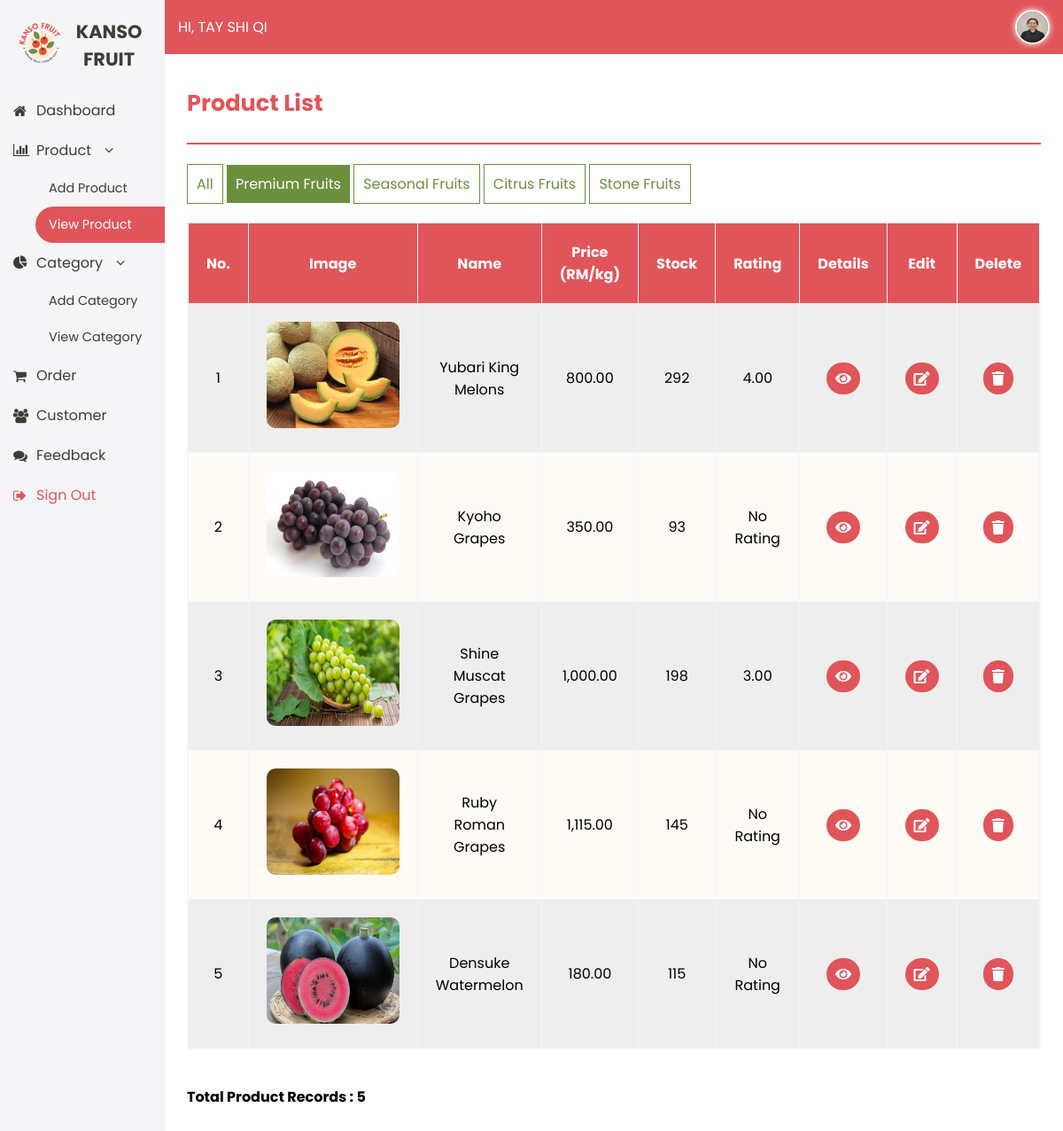
/view_product1.php (signed in), run on the app's committed database.
### tables this page shows
CREATE TABLE `admintbl` (
  `admin_id` int(11) NOT NULL,
  `admin_name` varchar(200) NOT NULL,
  `admin_email` varchar(100) NOT NULL,
  `admin_password` char(35) NOT NULL,
  `admin_contact` char(15) NOT NULL,
  `admin_gender` char(7) NOT NULL,
  `admin_image` varchar(150) NOT NULL
);

CREATE TABLE `producttbl` (
  `product_id` int(11) NOT NULL,
  `product_name` varchar(200) NOT NULL,
  `product_description` text NOT NULL,
  `product_price` decimal(10,2) NOT NULL,
  `product_stock_level` int(5) NOT NULL,
  `product_date_created` date NOT NULL,
  `product_image` varchar(150) NOT NULL,
  `category_id` int(11) NOT NULL
);

### view_product1.php (the view, shortened to what this page needs)
<?php
include "config.php";
$sess_aid = $_SESSION["sess_aid"];
$get_admin = mysqli_query($conn, "select * from admintbl where admin_id=$sess_aid");
$admin_rec = mysqli_fetch_assoc($get_admin );
?>
<!DOCTYPE HTML>
<html>
	<head>
		<link rel="stylesheet" href="css/admin_design.css" />
		<link href="https://cdnjs.cloudflare.com/ajax/libs/font-awesome/5.15.4/css/all.min.css" rel="stylesheet">
		<link rel="stylesheet" href="https://cdnjs.cloudflare.com/ajax/libs/font-awesome/4.7.0/css/font-awesome.min.css">
	</head>
	<body>
	<div id="body">
		<div id="leftnav">
			<div id="logo">
				<div class="one">
					<a href="index.html"><img src="images/logo.png" title="Kanso Fruits" alt="Kanso Fruits Logo" /></a>
				</div>
				<div class="two">
					<a href="index.html">Kanso Fruit</a>
				</div>
			</div>
			<div id="sidenav">
				<p><a href="admin_dashboard.php"><i class="fa fa-home"></i>Dashboard</a></p>
				<p class="three"><i class="fa fa-bar-chart"></i>Product<i class="fa fa-angle-down"></i></p>
					<p class="angle"><a href="add_product.php">Add Product</a></p>
					<p class="angle">
					<span style="background-color:#e0555a; color:white; border-radius:40px 0px 0px 40px; cursor:pointer; display:flex;
					align-items:center; padding:10px 15px;">
					View Product<span></p>
				<p class="three"><i class="fa fa-pie-chart"></i>Category<i class="fa fa-angle-down"></i></p>
					<p class="angle"><a href="add_category.php">Add Category</a></p>
					<p class="angle"><a href="view_category.php">View Category</a></p>
				<p><a href="view_order.php"><i class="fa fa-shopping-cart"></i>Order</a></p>
				<p><a href="view_customer.php"><i class="fa fa-users"></i>Customer</a></p>
				<p><a href="view_feedback.php"><i class="fa fa-comments"></i>Feedback</a></p>
				<p style="color:#e0555a;"><a href="admin_logout.php"><i class="fa fa-sign-out"></i>Sign Out</a></p>
			</div>
		</div>
		<div id="rightnav">
			<div id="top">
				<div class="halo">
					<p>Hi, <?php echo $admin_rec['admin_name']; ?></p>
				</div>
				<div class="profile">
					<a href="admin_profile.php">
						<?php
							if ($admin_rec["admin_image"] == "")
							{
								$filename = "admin_image/profile.png";
							}
							else
							{
								$filename = "admin_image/".$admin_rec["admin_image"];
							}
							echo "<img src='".$filename."'>";
						?>
					</a>
				</div>
			</div>
			<div id="down">
				<div class="table">
					<h3>Product List</h3>
					<hr>
					<p class="categorylink">
						<a href="view_product.php">All</a>
						<span style="padding:10px; border:none; background-color:#6a903d; color:#fff;">Premium Fruits</span>
						<a href="view_product2.php">Seasonal Fruits</a>
						<a href="view_product3.php">Citrus Fruits</a>
						<a href="view_product4.php">Stone Fruits</a>
					</p>
					<?php
					$get_product_list = mysqli_query($conn,"select * from producttbl, categorytbl where producttbl.category_id = categorytbl.category_id AND categorytbl.category_id = '1' ");
					$count = mysqli_num_rows($get_product_list);
					echo "<table border='1px' class= 'product-table'>";
						echo "<tr>";
						echo "<th>No.</th>";
						echo "<th>Image</th>";
						echo "<th>Name</th>";
						echo "<th>Price (RM/kg)</th>";
						echo "<th>Stock</th>";
						echo "<th>Rating</th>";
						echo "<th>Details</th>";
						echo "<th>Edit</th>";
						echo "<th>Delete</th>";
						echo "</tr>";
					if ($count == 0)
					{
						echo "No product record were found.";
					}
					else
					{
						$x=1;
						while($prod_rec = mysqli_fetch_assoc($get_product_list))
						{
							if ($prod_rec["product_image"] == "None")
							{
								$filename = "product_image/default.png";
							}
							else
							{
								$filename = "product_image/".$prod_rec["product_image"];
							}
							$pid = $prod_rec["product_id"];
							$get_average = mysqli_query ($conn, "select avg(item_rating) as average_rating from itemtbl where product_id =$pid AND item_rating !=0");
							$rec = mysqli_fetch_assoc ($get_average);
							echo "<tr>";
							echo "<td>". $x ."</td>";
							echo "<td><img src='".$filename."'></td>";
							echo "<td>".$prod_rec['product_name']."</td>";
							echo "<td>".number_format($prod_rec['product_price'],2)."</td>";
							echo "<td>".$prod_rec['product_stock_level']."</td>";
							echo "<td>";
							if ($rec["average_rating"] != 0)
							{
								echo " ".number_format($rec["average_rating"],2);
							}
							else
							{
								echo "No Rating";
							}
							echo "</td>";
							echo "<td><a href='view_product_detail.php?view_pk=".$prod_rec['product_id']."' class='icon fas fa-eye'></a></td>";
							echo "<td><a href='edit_product.php?edit_pk=".$prod_rec['product_id']."' class='icon fas fa-pencil-square-o '></a></td>";
							echo "<td><a href='view_product.php?del_pk=".$prod_rec['product_id']."' onclick='return confirm_delete();'
							class='icon fas fa-trash'></a></td>";
							echo "</tr>";
							$x++;
						}
					}
					echo "</table>";
					echo "<br>";
					echo "<p><b>Total Product Records : ".$count."</b></p>";
					?>
				</div>
			</div>
		</div>
	</div>
	</body>
</html>

### css/admin_design.css (style rules this page uses)
body { margin:0; padding:0; font-family:'Poppins', sans-serif; background-color:#F5F5F7; }
a { text-decoration:none; color:inherit; }
#body { display:flex; height:100vh; }
#leftnav { width:250px; background-color:#F5F5F7; color:#3C3D37; display:flex; flex-direction:column; }
#logo { display:flex; align-items:center; justify-content:center; padding:20px; text-align:center; }
#logo .one img { width:50px; height:50px; margin-right:10px; }
#logo .two a { font-size:1.3em; font-weight:bold; color:#3C3D37; text-transform:uppercase; }
#sidenav a { display:flex; align-items:center; padding:10px 15px; cursor:pointer; }
#sidenav p.three { margin:10px 0px; }
#sidenav p.three i { margin:0px 16px 0px 15px; }
#sidenav p i { margin-right:16px; width:10px; }
#sidenav p { margin:0; font-size:1em; }
#sidenav p.angle { font-size:0.9em; margin-left:40px; }
#rightnav { flex:1; display:flex; flex-direction:column; }
#top { display:flex; background-color:#e0555a; padding:2px 15px; justify-content:space-between; align-items:center; color:#fff; }
#top .halo { font-size:16px; text-transform:uppercase; }
#top .profile img { width:35px; height:35px; border-radius:100%; border:2px solid white; box-shadow:0px 0px 7px white; margin-top:7px; }
#down { flex:1; padding:10px; background-color:white; overflow-y:auto; }
.categorylink { margin-bottom:30px; }
.categorylink a { border:1px solid #6a903d; padding:10px; background-color:#fff; color:#6a903d; }
.table { padding:0px 15px; box-sizing:border-box; width:100%; }
.table h3 { font-size:1.6em; color:#e0555a; font-family:; }
.table hr { border:1px solid #e0555a; margin-bottom:2em; }
.table img { width:150px; height:120px; border-radius:10px; }
.table .product-table { width:100%; border-collapse:collapse; text-align:center; border:2px solid #F5F5F7; }
.table .product-table th { padding:20px; background-color:#e0555a; color:white; }
.table .product-table td { padding:20px; }
.table .product-table tr:nth-child(even) { background-color:#eeeeee; }
.table .product-table tr:nth-child(odd) { background-color:#FEFAF6; }
.table .product-table td a { text-decoration:none; padding:10px; border-radius:20px; color:#fff; background-color:#e0555a; }

### data on the page
admintbl: admin_name "TAY SHI QI", admin_image (picture)
producttbl: product_image (picture), product_name "Yubari King Melons", product_price "800.00", product_stock_level "292", average_rating "4.00"
producttbl: product_image (picture), product_name "Kyoho Grapes", product_price "350.00", product_stock_level "93", shows "No Rating"
producttbl: product_image (picture), product_name "Shine Muscat Grapes", product_price "1,000.00", product_stock_level "198", average_rating "3.00"
producttbl: product_image (picture), product_name "Ruby Roman Grapes", product_price "1,115.00", product_stock_level "145", shows "No Rating"
producttbl: product_image (picture), product_name "Densuke Watermelon", product_price "180.00", product_stock_level "115", shows "No Rating"

### other printed values
$count "5"
